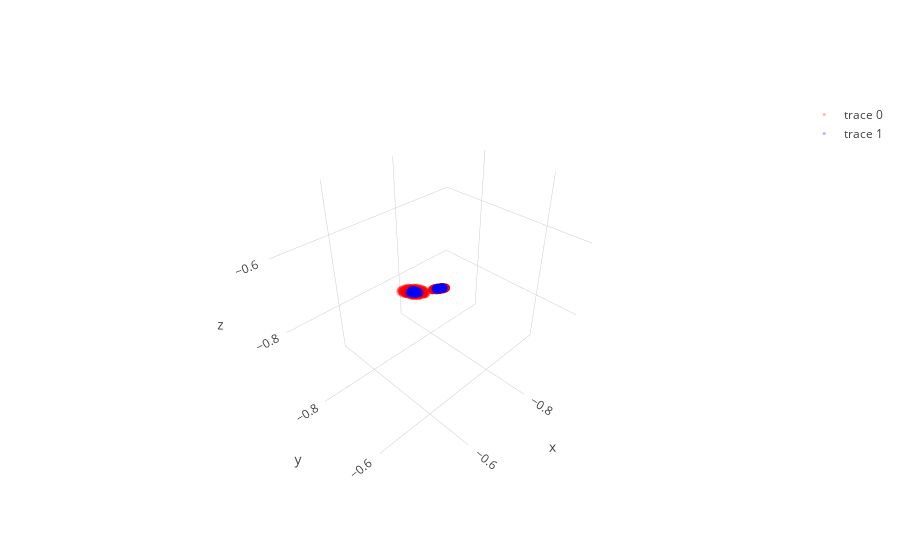
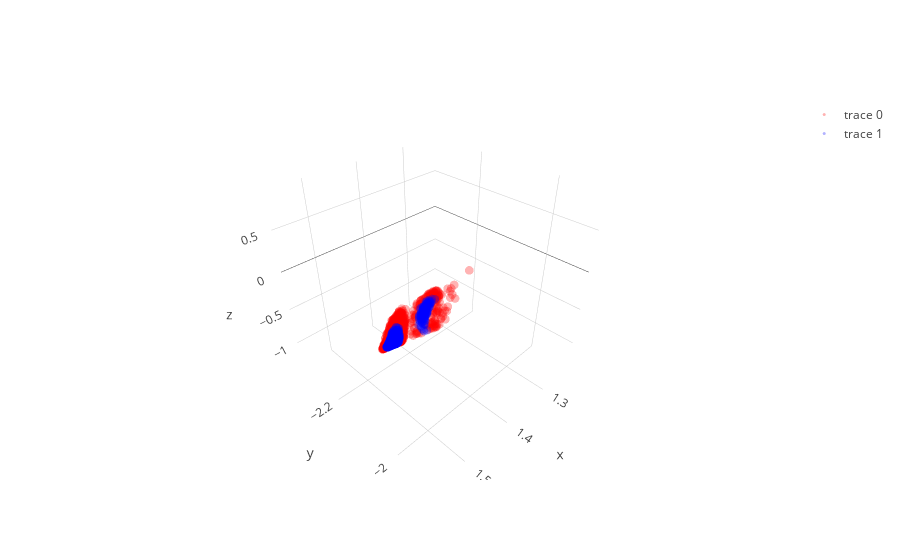
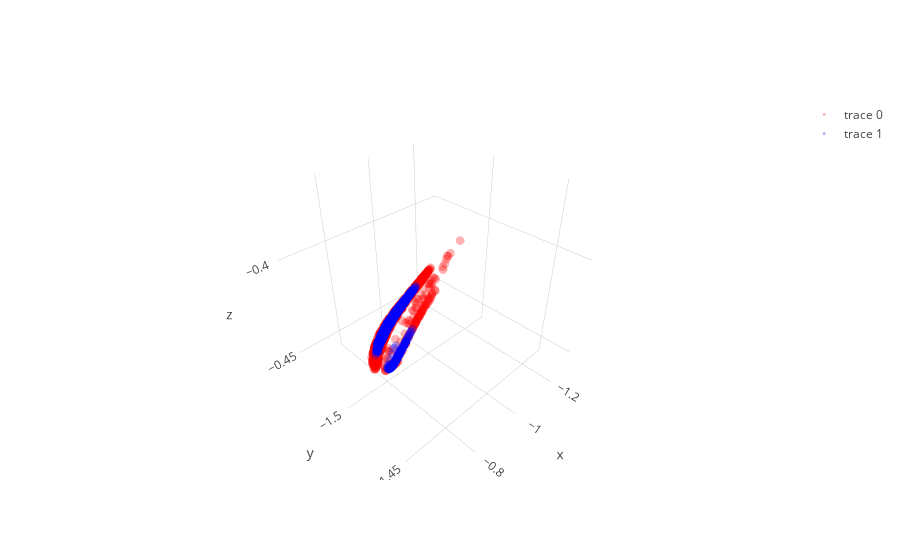

Notebook cell for these charts, in order:
### Code cell
layer1,layer1_var = l1.feed_non(X)
layer2,layer2_var = l2.feed_non(layer1)
layer3,layer3_var = l3.feed_non(layer2)
layer4,layer4_var = l4.feed_linear(layer3)

show_3D(layer1)  
show_3D(layer2)    
show_3D(layer3)   

plt.figure(figsize=(8,6))
plt.scatter(layer4[y==0, 0], np.zeros((len(dsad)//2,1)), color='red',  alpha=0.1)
plt.scatter(layer4[y==1, 0], np.zeros((len(dsad)//2,1)), color='blue', alpha=0.1)
plt.show()

### Figure 1 — Plotly figure (JSON) as saved in the notebook; plotly's stock layout.template omitted (floating-point values rounded to 4 significant figures; data arrays with more than 128 entries replaced by an {"elided": "..."} marker saying what was removed)
{"data": [{"line": {"color": "red", "width": 0.5}, "marker": {"opacity": 0.3, "size": 3}, "mode": "markers", "type": "scatter3d", "uid": "d904a214-56f4-4331-8055-6d924c013ecd", "x": {"elided": "650 float values"}, "y": {"elided": "650 float values"}, "z": {"elided": "650 float values"}}, {"line": {"color": "blue", "width": 0.5}, "marker": {"opacity": 0.3, "size": 3}, "mode": "markers", "type": "scatter3d", "uid": "74a78a06-64e9-40d5-9568-b87033e60cbe", "x": {"elided": "650 float values"}, "y": {"elided": "650 float values"}, "z": {"elided": "650 float values"}}], "layout": {}}

### Figure 2 — Plotly figure (JSON) as saved in the notebook; plotly's stock layout.template omitted (floating-point values rounded to 4 significant figures; data arrays with more than 128 entries replaced by an {"elided": "..."} marker saying what was removed)
{"data": [{"line": {"color": "red", "width": 0.5}, "marker": {"opacity": 0.3, "size": 3}, "mode": "markers", "type": "scatter3d", "uid": "744d92d0-6dbc-4be5-821f-c2d3fceb028f", "x": {"elided": "650 float values"}, "y": {"elided": "650 float values"}, "z": {"elided": "650 float values"}}, {"line": {"color": "blue", "width": 0.5}, "marker": {"opacity": 0.3, "size": 3}, "mode": "markers", "type": "scatter3d", "uid": "b2a3ccf0-5596-4227-86e7-c0657afc090b", "x": {"elided": "650 float values"}, "y": {"elided": "650 float values"}, "z": {"elided": "650 float values"}}], "layout": {}}

### Figure 3 — Plotly figure (JSON) as saved in the notebook; plotly's stock layout.template omitted (floating-point values rounded to 4 significant figures; data arrays with more than 128 entries replaced by an {"elided": "..."} marker saying what was removed)
{"data": [{"line": {"color": "red", "width": 0.5}, "marker": {"opacity": 0.3, "size": 3}, "mode": "markers", "type": "scatter3d", "uid": "a54a5c43-84b8-4d5a-a9fb-ac9309a0bfcc", "x": {"elided": "650 float values"}, "y": {"elided": "650 float values"}, "z": {"elided": "650 float values"}}, {"line": {"color": "blue", "width": 0.5}, "marker": {"opacity": 0.3, "size": 3}, "mode": "markers", "type": "scatter3d", "uid": "8ed24504-6e9c-418d-9e7c-4096be6d7bb1", "x": {"elided": "650 float values"}, "y": {"elided": "650 float values"}, "z": {"elided": "650 float values"}}], "layout": {}}
